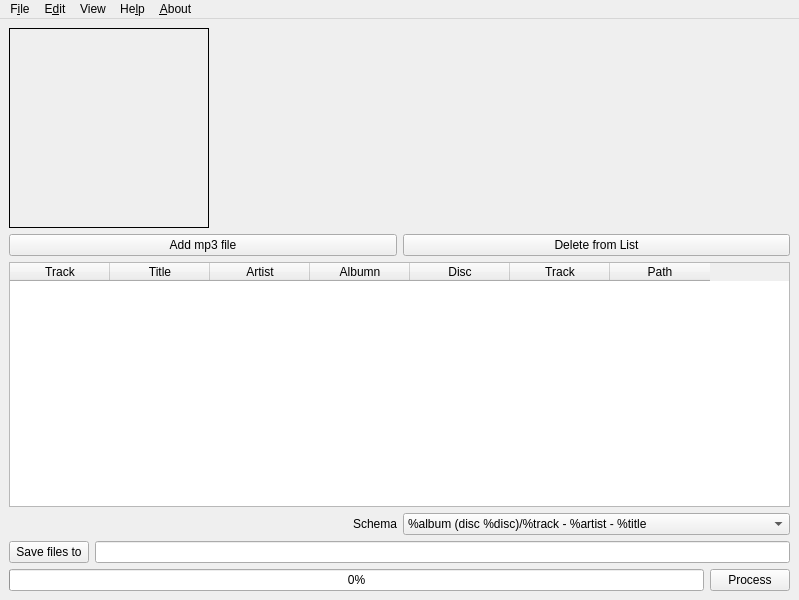
<?xml version="1.0" encoding="UTF-8"?>
<ui version="4.0">
 <class>MainWindow</class>
 <widget class="QMainWindow" name="MainWindow">
  <property name="geometry">
   <rect>
    <x>0</x>
    <y>0</y>
    <width>799</width>
    <height>600</height>
   </rect>
  </property>
  <property name="windowTitle">
   <string>Yanus</string>
  </property>
  <property name="windowIcon">
   <iconset resource="static.qrc">
    <normaloff>:/main_ico/main_ico.ico</normaloff>:/main_ico/main_ico.ico</iconset>
  </property>
  <property name="windowOpacity">
   <double>100.000000000000000</double>
  </property>
  <widget class="QWidget" name="centralwidget">
   <layout class="QVBoxLayout" name="verticalLayout">
    <item>
     <layout class="QHBoxLayout" name="horizontalLayout_2">
      <item>
       <widget class="QLabel" name="label_image">
        <property name="minimumSize">
         <size>
          <width>200</width>
          <height>200</height>
         </size>
        </property>
        <property name="maximumSize">
         <size>
          <width>200</width>
          <height>200</height>
         </size>
        </property>
        <property name="frameShape">
         <enum>QFrame::Box</enum>
        </property>
        <property name="text">
         <string/>
        </property>
        <property name="pixmap">
         <pixmap resource="static.qrc">:/pictures/empty_logo.jpg</pixmap>
        </property>
        <property name="scaledContents">
         <bool>true</bool>
        </property>
        <property name="margin">
         <number>0</number>
        </property>
       </widget>
      </item>
      <item>
       <widget class="QLabel" name="label_description_music">
        <property name="minimumSize">
         <size>
          <width>550</width>
          <height>0</height>
         </size>
        </property>
        <property name="text">
         <string/>
        </property>
       </widget>
      </item>
     </layout>
    </item>
    <item>
     <layout class="QGridLayout" name="gridLayout">
      <item row="4" column="1">
       <widget class="QComboBox" name="comboBox">
        <item>
         <property name="text">
          <string>%album (disc %disc)/%track - %artist - %title</string>
         </property>
        </item>
       </widget>
      </item>
      <item row="4" column="0" alignment="Qt::AlignRight">
       <widget class="QLabel" name="label_2">
        <property name="text">
         <string>Schema</string>
        </property>
       </widget>
      </item>
      <item row="0" column="0">
       <widget class="QPushButton" name="addButton">
        <property name="text">
         <string>Add mp3 file</string>
        </property>
       </widget>
      </item>
      <item row="1" column="0" colspan="2">
       <widget class="QTableWidget" name="tableWidget">
        <attribute name="horizontalHeaderCascadingSectionResizes">
         <bool>true</bool>
        </attribute>
        <attribute name="verticalHeaderCascadingSectionResizes">
         <bool>true</bool>
        </attribute>
        <column>
         <property name="text">
          <string>Track</string>
         </property>
        </column>
        <column>
         <property name="text">
          <string>Title</string>
         </property>
        </column>
        <column>
         <property name="text">
          <string>Artist</string>
         </property>
        </column>
        <column>
         <property name="text">
          <string>Albumn</string>
         </property>
        </column>
        <column>
         <property name="text">
          <string>Disc</string>
         </property>
        </column>
        <column>
         <property name="text">
          <string>Track</string>
         </property>
        </column>
        <column>
         <property name="text">
          <string>Path</string>
         </property>
        </column>
       </widget>
      </item>
      <item row="0" column="1">
       <widget class="QPushButton" name="deleteButton">
        <property name="text">
         <string>Delete from List</string>
        </property>
       </widget>
      </item>
     </layout>
    </item>
    <item>
     <layout class="QVBoxLayout" name="verticalLayout_5">
      <item>
       <layout class="QHBoxLayout" name="horizontalLayout_3">
        <item>
         <widget class="QPushButton" name="pathButton">
          <property name="text">
           <string>Save files to</string>
          </property>
         </widget>
        </item>
        <item>
         <widget class="QLineEdit" name="pathLine">
          <property name="readOnly">
           <bool>true</bool>
          </property>
         </widget>
        </item>
       </layout>
      </item>
      <item>
       <layout class="QHBoxLayout" name="horizontalLayout_4"/>
      </item>
     </layout>
    </item>
    <item>
     <layout class="QHBoxLayout" name="horizontalLayout_6">
      <item>
       <widget class="QProgressBar" name="progressBar">
        <property name="value">
         <number>0</number>
        </property>
       </widget>
      </item>
      <item>
       <widget class="QPushButton" name="pushButton_5">
        <property name="text">
         <string>Process</string>
        </property>
       </widget>
      </item>
     </layout>
    </item>
   </layout>
  </widget>
  <widget class="QMenuBar" name="menuBar">
   <property name="geometry">
    <rect>
     <x>0</x>
     <y>0</y>
     <width>799</width>
     <height>30</height>
    </rect>
   </property>
   <widget class="QMenu" name="menuHelp">
    <property name="title">
     <string>He&amp;lp</string>
    </property>
   </widget>
   <widget class="QMenu" name="menuAbout">
    <property name="title">
     <string>&amp;About</string>
    </property>
   </widget>
   <widget class="QMenu" name="menuFile">
    <property name="title">
     <string>F&amp;ile</string>
    </property>
    <addaction name="actionOpen_files"/>
    <addaction name="actionSave_files_to"/>
    <addaction name="actionPreferences"/>
    <addaction name="actionExit"/>
   </widget>
   <widget class="QMenu" name="menuEdit">
    <property name="title">
     <string>E&amp;dit</string>
    </property>
   </widget>
   <widget class="QMenu" name="menuView">
    <property name="title">
     <string>View</string>
    </property>
   </widget>
   <addaction name="menuFile"/>
   <addaction name="menuEdit"/>
   <addaction name="menuView"/>
   <addaction name="menuHelp"/>
   <addaction name="menuAbout"/>
  </widget>
  <action name="actionOpen_files">
   <property name="text">
    <string>&amp;Open files</string>
   </property>
  </action>
  <action name="actionSave_files_to">
   <property name="text">
    <string>Save &amp;files to...</string>
   </property>
  </action>
  <action name="actionSave_file">
   <property name="text">
    <string>&amp;Save file</string>
   </property>
  </action>
  <action name="actionExit">
   <property name="text">
    <string>&amp;Exit</string>
   </property>
  </action>
  <action name="actionPreferences">
   <property name="text">
    <string>&amp;Preferences</string>
   </property>
  </action>
 </widget>
 <resources>
  <include location="static.qrc"/>
 </resources>
 <connections/>
</ui>
